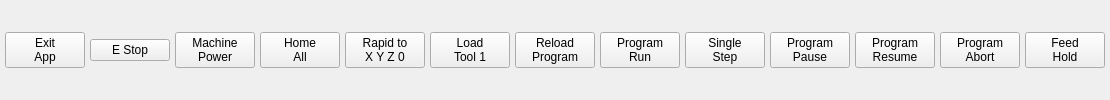
           <widget class="QWidget" name="gridWidget" native="true">
            <layout class="QGridLayout" name="gridLayout_4">
             <property name="leftMargin">
              <number>5</number>
             </property>
             <property name="topMargin">
              <number>5</number>
             </property>
             <property name="rightMargin">
              <number>5</number>
             </property>
             <property name="bottomMargin">
              <number>5</number>
             </property>
             <property name="spacing">
              <number>5</number>
             </property>
             <item row="0" column="7">
              <widget class="ActionButton" name="actionbutton_5">
               <property name="text">
                <string>Program
Run</string>
               </property>
               <property name="actionName" stdset="0">
                <string>program.run</string>
               </property>
              </widget>
             </item>
             <item row="0" column="8">
              <widget class="ActionButton" name="actionbutton_6">
               <property name="text">
                <string>Single
Step</string>
               </property>
               <property name="actionName" stdset="0">
                <string>program.step</string>
               </property>
              </widget>
             </item>
             <item row="0" column="2">
              <widget class="ActionButton" name="actionbutton">
               <property name="text">
                <string>Machine
Power</string>
               </property>
               <property name="checkable">
                <bool>true</bool>
               </property>
               <property name="actionName" stdset="0">
                <string>machine.power.toggle</string>
               </property>
              </widget>
             </item>
             <item row="0" column="4">
              <widget class="MDIButton" name="mdibutton_2">
               <property name="text">
                <string>Rapid to
X Y Z 0</string>
               </property>
               <property name="MDICommand" stdset="0">
                <string>G0X0Y0Z0</string>
               </property>
              </widget>
             </item>
             <item row="0" column="9">
              <widget class="ActionButton" name="actionbutton_7">
               <property name="text">
                <string>Program
Pause</string>
               </property>
               <property name="actionName" stdset="0">
                <string>program.pause</string>
               </property>
              </widget>
             </item>
             <item row="0" column="0">
              <widget class="QPushButton" name="exitBtn">
               <property name="text">
                <string>Exit
App</string>
               </property>
              </widget>
             </item>
             <item row="0" column="10">
              <widget class="ActionButton" name="actionbutton_4">
               <property name="text">
                <string>Program
Resume</string>
               </property>
               <property name="actionName" stdset="0">
                <string>program.resume</string>
               </property>
              </widget>
             </item>
             <item row="0" column="5">
              <widget class="MDIButton" name="mdibutton">
               <property name="text">
                <string>Load
Tool 1</string>
               </property>
               <property name="MDICommand" stdset="0">
                <string>T1M6G43</string>
               </property>
              </widget>
             </item>
             <item row="0" column="1">
              <widget class="ActionButton" name="actionbutton_2">
               <property name="text">
                <string>E Stop</string>
               </property>
               <property name="checkable">
                <bool>true</bool>
               </property>
               <property name="actionName" stdset="0">
                <string>machine.estop.toggle</string>
               </property>
              </widget>
             </item>
             <item row="0" column="11">
              <widget class="ActionButton" name="actionbutton_3">
               <property name="text">
                <string>Program
Abort</string>
               </property>
               <property name="actionName" stdset="0">
                <string>program.abort</string>
               </property>
              </widget>
             </item>
             <item row="0" column="3">
              <widget class="ActionButton" name="actionbutton_14">
               <property name="text">
                <string>Home
All</string>
               </property>
               <property name="rules" stdset="0">
                <string>[{&quot;channels&quot;: [{&quot;url&quot;: &quot;status:all_axes_homed&quot;, &quot;trigger&quot;: true}], &quot;property&quot;: &quot;Text&quot;, &quot;expression&quot;: &quot;'Homed' if ch[0] else 'Home\\nAll'&quot;, &quot;name&quot;: &quot;New Rule&quot;}]</string>
               </property>
               <property name="actionName" stdset="0">
                <string>machine.home.all</string>
               </property>
              </widget>
             </item>
             <item row="0" column="6">
              <widget class="QPushButton" name="reloadProgramBtn">
               <property name="text">
                <string>Reload
Program</string>
               </property>
              </widget>
             </item>
             <item row="0" column="12">
              <widget class="ActionButton" name="actionbutton_20">
               <property name="text">
                <string>Feed
Hold</string>
               </property>
               <property name="checkable">
                <bool>true</bool>
               </property>
               <property name="actionName" stdset="0">
                <string>machine.feedhold.toggle</string>
               </property>
              </widget>
             </item>
            </layout>
           </widget>
